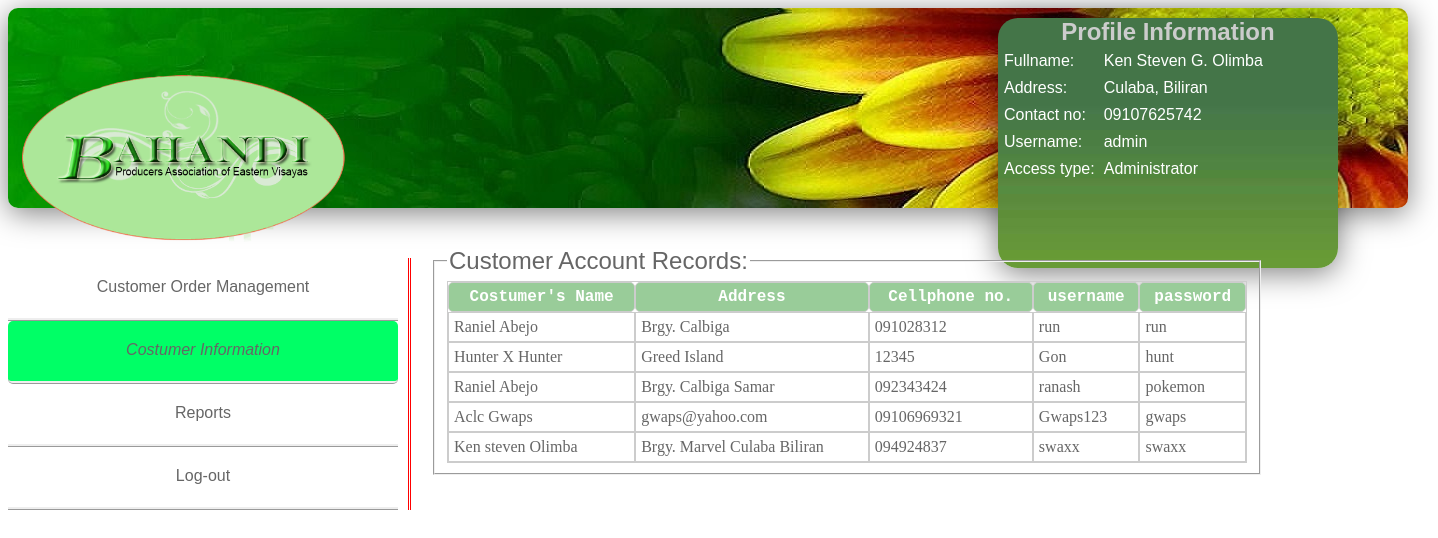
/admin/costumeraccount.php (signed in), run on the app's committed database.
### tables this page shows
CREATE TABLE `register` (
  `id` int(100) NOT NULL auto_increment,
  `name` varchar(150) NOT NULL,
  `address` varchar(150) NOT NULL,
  `contact` varchar(255) NOT NULL,
  `username` varchar(150) NOT NULL,
  `password` varchar(150) NOT NULL,
  PRIMARY KEY  (`id`)
);

### admin/costumeraccount.php (the view, shortened to what this page needs)
<?php
if(isset($_SESSION['admin'])){
?>
<!DOCTYPE html PUBLIC "-//W3C//DTD XHTML 1.0 Transitional//EN" "http://www.w3.org/TR/xhtml1/DTD/xhtml1-transitional.dtd">
<html xmlns="http://www.w3.org/1999/xhtml">
<head>
<link href="css/admin.css" rel="stylesheet" type="text/css">
<div id = "header">
<div id="user_info">
<?php
if(isset($_SESSION['admin'])){
		$name=$_SESSION['name'];
		$address=$_SESSION['address'];
		$contact=$_SESSION['contact'];
}
?>
<font face="Tahoma, Geneva, sans-serif" size="5" color="#CCC"><center><b>Profile Information</b></center></font>
<Font face="Tahoma, Geneva, sans-serif" color="#FFF">
<table cellpadding="3" cellspacing="3">
<tr>
<td>Fullname:</td>
<td><?php echo $name ?></td>
</tr>
<tr>
<td>Address:</td>
<td><?php echo $address ?></td>
</tr>
<tr>
<td>Contact no:</td>
<td><?php echo $contact ?></td>
</tr>
<tr>
<td>Username:</td>
<td><?php echo $_SESSION['user'];?></td>
</tr>
<tr>
<td>Access type:</td>
<td><?php echo $_SESSION['type'];?></td>
</tr>
</table>
</font>
<br>
</div>
<img src="image/logo.png" height="300" width="350" class="logo">
</div>
</head>
<body>
<div id="leftnav">
 <div class="link1"><a href="order.php"><font color="#666666">Customer Order Management</font></a><br></div>
  <div class="link1" id="current"><a href="costumeraccount.php"><font color="#666666">Costumer Information</font></a><br></div>
    <div class="link1"><a href="employee_report.php"><font color="#666666">Reports</font></a><br></div>
        <div class="link1"><a href="logout.php"><font color="#666666">Log-out</font></a><br></div>
    </div>
</body>
<br><br>
<div id="body">
<div id="table">
<table align="left" height="auto" width="auto">
<tr>
<td>
<fieldset>
<legend><font color="#666666" size="5" face="Tahoma, Geneva, sans-serif">Customer Account Records:</font></legend>
<div style="width:800px;height:auto;overflow:auto;">
<table cellspacing="0" cellpadding="5" border="1" bordercolor="#CCCCCC" width="800">
<thead>
	<tr>
		<th class="text1" > Costumer's Name </th>
		<th class="text1"> Address</th>
		<th class="text1"> Cellphone no. </th>
		<th class="text1"> username </th>
        <th class="text1"> password </th>
	</tr>
</thead>
<tbody>
	<?php
		include('connect.php');
		$result = $db->prepare("SELECT * FROM register ORDER by id DESC");
		$result->execute();
		for($i=0; $row = $result->fetch(); $i++){
	?>
	<tr class="record">
		<td width="auto" class="text2"><?php echo $row['name']; ?></td>
		<td width="auto" class="text2"><?php echo $row['address']; ?></td>
		<td width="auto" class="text2"><?php echo $row['contact']; ?></td>
        <td width="auto" class="text2"><?php echo $row['username']; ?></td>
        <td width="auto" class="text2"><?php echo $row['password']; ?></td>
	<?php
		}
	?>
</tbody>
</table>
</div>
</fieldset></code>
</td>
</tr>
</table>
</div>
</div>
</html>
<?php
    }else
        header('location:index.php');
?>

### admin/css/admin.css (style rules this page uses)
#user_info { height:250px; width: 340px; position:absolute; margin:10px 0px 0px 990px; size:2px; border-radius:20px; background-image:url(../../image/green-hd-color-background-wallpaper-background-color-theme-abstract-images-background-wallpaper.jpg); box-shadow: inset 0 0px rgba(255,255,255,0.2), inset 0 0px 0px rgba(0,1,0,0.4), 0 5px 30px rgba(0,0,0,.5); }
#table { position:absolute; height:auto; width:auto; margin:10px 0px 0px 10px; }
#header { margin: 0px 0px 0px 0px; height:200px; width: 1400px; padding: 0px; position:absolute; border-radius: 10px; background: -webkit-linear-gradient(top, green 1%,white 99%); background: -o-linear-gradient(top, green 1%,white 99%); background: -ms-linear-gradient(top, green 1%,white 99%); background: linear-gradient(top, green 1%,white 99%s); filter: progid:DXImageTransform.Microsoft.gradient( startColorstr='#ffffff', endColorstr='#ededed',GradientType=0 ); background: -moz-linear-gradient(top, green,white); box-shadow: inset 0 0px rgba(255,255,255,0.2), inset 0 0px 0px rgba(0,1,0,0.4), 0 5px 30px rgba(0,0,0,.5); background-image:url(../image/header.jpg) }
.text1 { color:#FFF; border-radius: 5px; background-color: #9C9; padding: 5px; font-family:"Courier New", Courier, monospace; 5px; }
.text2 { color: #666; padding: 5px; font-family:Georgia, "Times New Roman", Times, serif; }
#leftnav { position:absolute; border-right: double; border-right-color:#F00; width: 400px; height: auto; padding: 0px; margin: 250px 0px 0px 0px; }
#body { position:absolute; width: 1000px; height:auto; padding: 0px; margin: 200px 0px 0px 420px; color:#006; border-color:#000; size:2px; }
#current { background-color:#0F6; border-radius: 5px; font-style:italic; }
.link1 { border-bottom-style: ridge; height:20px; width:350px; text-align:center; font-family: "Arial Black", Gadget, sans-serif; padding: 20px; }
a { text-decoration: none }

### data on the page
register: name "Raniel Abejo", address "Brgy. Calbiga", contact "091028312", username "run", password "run"
register: name "Hunter X Hunter", address "Greed Island", contact "12345", username "Gon", password "hunt"
register: name "Raniel Abejo", address "Brgy. Calbiga Samar", contact "092343424", username "ranash", password "pokemon"
register: name "Aclc Gwaps", address "gwaps@yahoo.com", contact "09106969321", username "Gwaps123", password "gwaps"
register: name "Ken steven Olimba", address "Brgy. Marvel Culaba Biliran", contact "094924837", username "swaxx", password "swaxx"

### other printed values
$name "Ken Steven G. Olimba"
$address "Culaba, Biliran"
$contact "09107625742"
$_SESSION['user'] "admin"
$_SESSION['type'] "Administrator"
